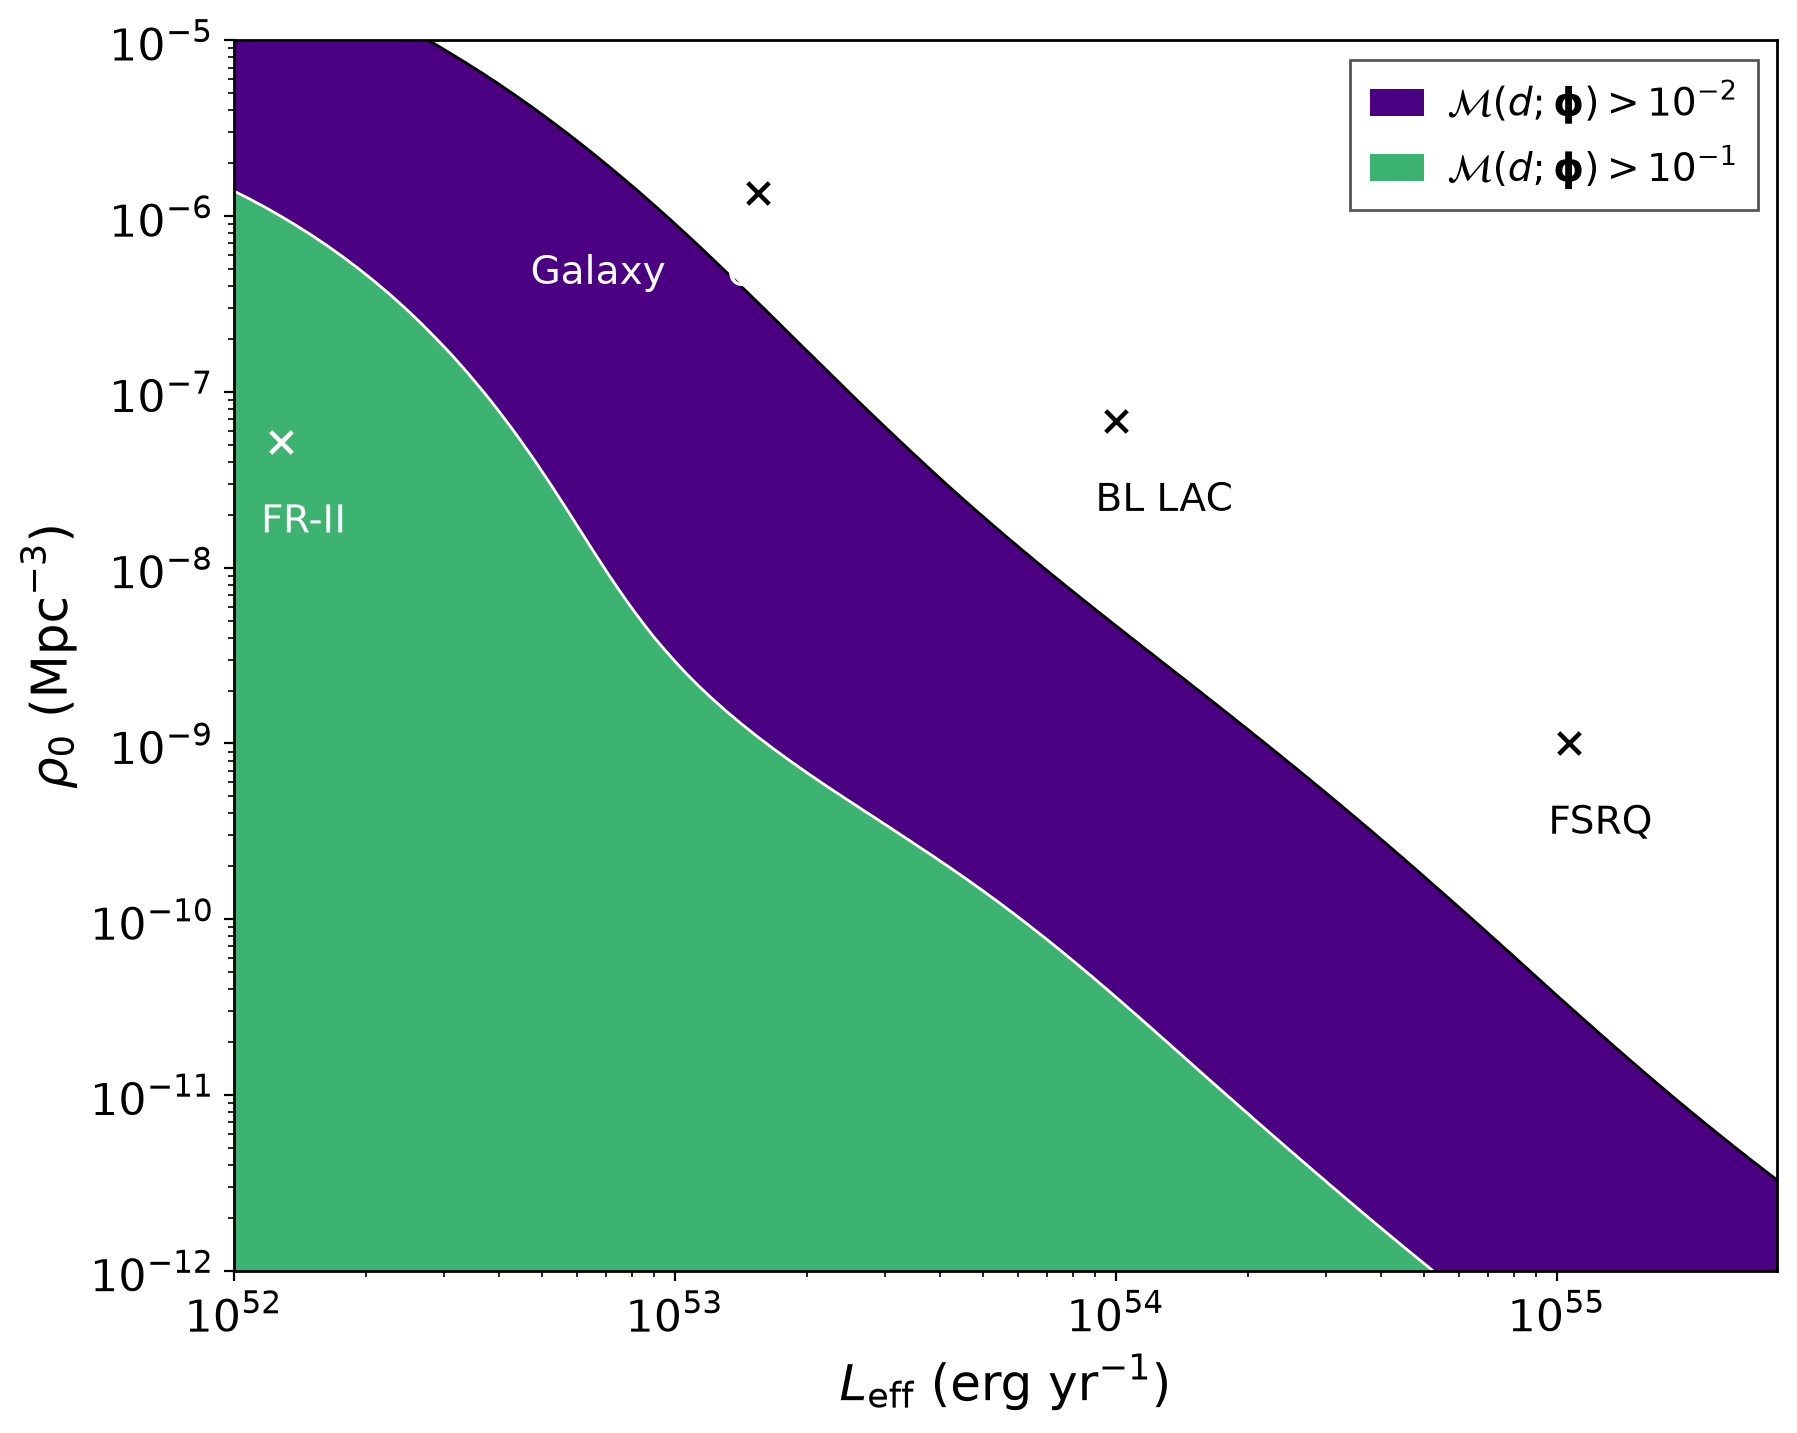

Here is the Python script that generated this plot:
#!/usr/bin/env python
"""
fig10.py — Regenerate Figure 10 of ApJ 893 (2020) 102 (arXiv:1909.08623)
from the IceCube 7-year NPTF posterior stored in clio-core.

Data source: clio-core runtime ingested via ice_omni.yaml, accessed through
cte_ice.py. No files are downloaded; all tables, attributes and text are read
from the running clio-core server via the CTE client.

Figure 10 shows the pointwise likelihood ratio M(d; phi) over the space of
standard-candle luminosity functions (rho0 vs Leff), with electromagnetic
source classes marked.  The calculation follows exactly the release's
example.py, but with every HDF5 read replaced by a clio-core tagged read.

Run:
  source ./clio_env.sh
  /tmp/claude-36126/-home-hyoklee-aurora/7e1b65af-7054-4a75-8def-00dce7042087/scratchpad/venv/bin/python fig10.py

Outputs fig10.png in this directory.
"""
import time
import numpy as np
import scipy.stats
import matplotlib
matplotlib.use("Agg")
import matplotlib.pyplot as plt
import matplotlib as mpl

import cte_ice as ci

# ---------------------------------------------------------------------------
# 1. Read data from clio-core and time it
# ---------------------------------------------------------------------------
ZIP = "20190904_Bayesian_posterior_for_IceCube_7-year_point-source_search_with_neutrino-count_statistics.zip"
BASE_TAG = f"ice/{ZIP}/posterior.h5"
ISO_TAG = f"{BASE_TAG}/Isotropic"
EXAMPLE_TAG = f"ice/{ZIP}/example.py"

t_wall_start = time.perf_counter()

t0 = time.perf_counter()
manifest = ci.manifest()
t_manifest = time.perf_counter() - t0
print(f"[timing] manifest() : {t_manifest:.4f} s  ({len(manifest)} objects)")

t0 = time.perf_counter()
root_attrs = ci.read_attributes(BASE_TAG)
t_root = time.perf_counter() - t0
print(f"[timing] read_attributes(root) : {t_root:.4f} s")
print(f"  root attrs: prior_ln_A={root_attrs['prior_ln_A']}, prior_ln_Fb={root_attrs['prior_ln_Fb']}, "
      f"prior_n1={root_attrs['prior_n1']}, prior_n2={root_attrs['prior_n2']}")
print(f"  units: {root_attrs['units_ln_A']}, {root_attrs['units_ln_Fb']}")

t0 = time.perf_counter()
samples = ci.read_table(ISO_TAG)
t_table = time.perf_counter() - t0
print(f"[timing] read_table(Isotropic) : {t_table:.4f} s  (N={len(samples)})")

t0 = time.perf_counter()
iso_attrs = ci.read_attributes(ISO_TAG)
t_iso_attrs = time.perf_counter() - t0
print(f"[timing] read_attributes(Isotropic) : {t_iso_attrs:.4f} s")
print(f"  P_log_evidence={iso_attrs['P_log_evidence']:.6f}")
print(f"  NP_log_evidence={iso_attrs['NP_log_evidence']:.6f}")

# optionally read example.py text to demonstrate read_text() (not used further)
t0 = time.perf_counter()
example_text = ci.read_text(EXAMPLE_TAG)
t_example = time.perf_counter() - t0
print(f"[timing] read_text(example.py) : {t_example:.4f} s  ({len(example_text)} bytes)")

total_read_time = t_manifest + t_root + t_table + t_iso_attrs + t_example
wall_read_time = time.perf_counter() - t_wall_start
print(f"[timing] total staged read time (sum) : {total_read_time:.4f} s")
print(f"[timing] wall-clock read time         : {wall_read_time:.4f} s")

# ---------------------------------------------------------------------------
# 2. Build posterior density estimate exactly as in example.py
# ---------------------------------------------------------------------------
# samples fields: ln_A, ln_Fb, loglikelihood, n1, n2
# The posterior is over the 4 NPTF source-count parameters (ln_A, ln_Fb, n1, n2).
# The samples are equally weighted MultiNest samples.
sample_array = np.vstack([
    samples["ln_A"],
    samples["ln_Fb"],
    samples["n1"],
    samples["n2"],
])

t0 = time.perf_counter()
posterior_estimate = scipy.stats.gaussian_kde(sample_array)
t_kde = time.perf_counter() - t0
print(f"[timing] gaussian_kde build : {t_kde:.4f} s  (bandwidth factor {posterior_estimate.factor:.4f})")

# Prior volume: product of uniform priors (Table 1 / Appendix A)
prior = (root_attrs["prior_ln_A"]
         * root_attrs["prior_ln_Fb"]
         * root_attrs["prior_n1"]
         * root_attrs["prior_n2"])
print(f"  prior (product) = {prior:.6e}  (log prior = {np.log(prior):.4f})")
# These correspond to priors uniform in:
#   ln_A in [~ln(??)] -> prior density 1/(range log A) = 0.03102
#   ln_Fb in [...]     -> 0.03948
#   n1 in [2,10]       -> 1/8 = 0.125
#   n2 in [-6,2]       -> 1/8 = 0.125

P_log_evidence = iso_attrs["P_log_evidence"]
NP_log_evidence = iso_attrs["NP_log_evidence"]

# ---------------------------------------------------------------------------
# 3. Define helpers identical to example.py
# ---------------------------------------------------------------------------

def compute_bayes_factor(params, post_estimate, param_prior):
    """ln B = ln p(d|A, NP)/p(d|P) for a point (A,Fb,n1,n2) in parameter space."""
    if isinstance(params, dict):
        params = [params[k] for k in ["ln_A", "ln_Fb", "n1", "n2"]]
    ln_model_evidence = NP_log_evidence + post_estimate.logpdf(params) - np.log(param_prior)
    ln_alternative_evidence = P_log_evidence
    return ln_model_evidence - ln_alternative_evidence


def compute_M_factor(params, post_estimate, param_prior, model_prior):
    """ln M(d; phi) as defined in Eq. 27 of the paper (example.py version)."""
    if isinstance(params, dict):
        params = [params[k] for k in ["ln_A", "ln_Fb", "n1", "n2"]]
    ln_model_evidence = NP_log_evidence + post_estimate.logpdf(params) - np.log(param_prior)
    ln_model_space = np.logaddexp(
        P_log_evidence + np.log(1 - model_prior),
        NP_log_evidence + np.log(model_prior),
    )
    ln_M_factor = ln_model_evidence + np.log(model_prior) - ln_model_space
    return ln_M_factor


# ---------------------------------------------------------------------------
# 4. Log Bayes factors for the two example models in example.py
# ---------------------------------------------------------------------------
model_params_example = dict(ln_A=np.log(1e16), ln_Fb=np.log(1e-12), n1=1.9, n2=-2)
model_params_example2 = dict(ln_A=np.log(1e17), ln_Fb=np.log(1e-13), n1=1.9, n2=-2)

for i, mp in enumerate([model_params_example, model_params_example2], start=1):
    ln_B = compute_bayes_factor(mp, posterior_estimate, prior)[0]
    ln_M = compute_M_factor(mp, posterior_estimate, prior, 0.5)[0]
    print(f"[BF] Model {i}: {mp}")
    print(f"     ln Bayes factor (NP/P) = {ln_B:.6f}  (B = {np.exp(ln_B):.4g})")
    print(f"     ln M (model_prior=0.5) = {ln_M:.6f}  (M = {np.exp(ln_M):.4g})")

# ---------------------------------------------------------------------------
# 5. Reproduce Figure 10 — standard-candle scan
# ---------------------------------------------------------------------------
# Paper Sec. V / App. A and example.py: standard candle with narrow log-normal
# luminosity function (width 0.01 dex) at median Leff, density rho0.
# FIRESONG conversion (example.py) for isotropic template, Planck 2015
# cosmology, SFR evolution from Hopkins & Beacom 2006:
#   log10 Fb = log10 Leff + (-13 - 52)   [Fb in cm^-2 s^-1 TeV^-1, Leff in erg/yr]
#   log10 A  = log10 rho0 + (18 - (-7))  [A in TeV cm^2 s ... via FIRESONG normalisation]
#   n1=1.9, n2=-2 are held fixed for the "standard candle" slice.
# The pointwise likelihood ratio M(d; phi) with phi=(N_ps, Fbar_ps) or
# equivalently (rho0, Leff) is evaluated on a 100x100 grid and contoured at
# M = 10^-2 and 10^-1 (ln M = -2 ln10, -1 ln10).

Leff_lims = np.array([52, 55.5])   # log10 Leff [erg/yr]
rho0_lims = np.array([-12, -5])    # log10 rho0 [Mpc^-3]

log10_Leff_points = np.linspace(*Leff_lims, num=100)
log10_rho0_points = np.linspace(*rho0_lims, num=100)

log10_Fb_points = log10_Leff_points + (-13 - 52)   # -65 dex shift
log10_A_points = log10_rho0_points + (18 - -7)     # +25 dex shift

ln_Fb_points = log10_Fb_points * np.log(10)
ln_A_points = log10_A_points * np.log(10)

ln_A_meshpoints, ln_Fb_meshpoints = np.meshgrid(ln_A_points, ln_Fb_points)
log10_rho0_meshpoints, log10_Leff_meshpoints = np.meshgrid(log10_rho0_points, log10_Leff_points)

N_eval = ln_A_meshpoints.size
posterior_evalpoints = np.vstack([
    ln_A_meshpoints.ravel(),
    ln_Fb_meshpoints.ravel(),
    1.9 * np.ones(N_eval),
    -2.0 * np.ones(N_eval),
])

t0 = time.perf_counter()
ln_M_meshpoints = compute_M_factor(posterior_evalpoints, posterior_estimate, prior, 0.5)
t_M = time.perf_counter() - t0
print(f"[timing] M-grid evaluation ({N_eval} points) : {t_M:.3f} s")
ln_M_mesh = ln_M_meshpoints.reshape(ln_A_meshpoints.shape)
print(f"  ln M range: [{ln_M_mesh.min():.2f}, {ln_M_mesh.max():.2f}]  "
      f"exp range: [{np.exp(ln_M_mesh.min()):.2e}, {np.exp(ln_M_mesh.max()):.2e}]")

cont_levels = [-2 * np.log(10), -1 * np.log(10), 1000]
cont_level_labels = [r"10^{-2}", r"10^{-1}", "max"]

# ---------------------------------------------------------------------------
# Plotting (no LaTeX dependency — use mathtext)
# ---------------------------------------------------------------------------
mpl.rcParams["figure.figsize"] = (10 / 1.1, 8 / 1.1)
mpl.rcParams["xtick.labelsize"] = 16
mpl.rcParams["ytick.labelsize"] = 16
mpl.rcParams["axes.labelsize"] = 18
mpl.rcParams["legend.fontsize"] = 14
mpl.rcParams["axes.linewidth"] = 1.0

fig, ax = plt.subplots()

X = np.power(10.0, log10_Leff_meshpoints)
Y = np.power(10.0, log10_rho0_meshpoints)

# Filled contours: indigo (excluded at 99%), mediumseagreen (90-99%), blue (allowed)
cmap_colors = ["indigo", "mediumseagreen", "dodgerblue"]
# Use the paper's palette; 'b' in example.py is standard blue — dodgerblue is visually close
contf = ax.contourf(X, Y, ln_M_mesh, levels=cont_levels, colors=cmap_colors, antialiased=True)
cont = ax.contour(X, Y, ln_M_mesh, levels=cont_levels, colors=["k", "white", "white"],
                  linewidths=[1.0, 1.0, 0.8])

# Legend matching example.py (proxy rectangles) — compatible with mpl >=3.8
# QuadContourSet no longer exposes .collections; use explicit color list.
proxy = [plt.Rectangle((0, 0), 1, 1, fc=c) for c in cmap_colors[:2]]
legend_labels = [r"$\mathcal{M}(d; \mathbf{\phi}) > " + lbl + r"$"
                 for lbl in cont_level_labels[:-1]]
leg = ax.legend(proxy, legend_labels, loc="upper right", fancybox=False, framealpha=0.95,
                handlelength=1.4, handletextpad=0.6, borderpad=0.5)
leg.get_frame().set_edgecolor("0.3")

# Electromagnetic standard-candle markers (from 1411.4385 via example.py)
candle_points_rho0, candle_points_Leff = np.array([
    [1.000000000000004e-9, 1.0642092440647181e+55],   # FSRQ
    [6.866488450043026e-8, 1e+54],                    # BL LAC
    [0.000001346640589965585, 1.545927736419466e+53], # Galaxy Clusters
    [5.179474679231223e-8, 1.282649830528052e+52],     # FR II
]).T

# First three markers dark on light background, last on dark background
ax.scatter(candle_points_Leff[:-1], candle_points_rho0[:-1], marker="x", c="black", s=60, linewidths=1.6, zorder=5)
ax.scatter(candle_points_Leff[-1], candle_points_rho0[-1], marker="x", c="white", s=60, linewidths=1.6, zorder=5)

annotations = [
    ("FSRQ", 0.9, 0.35, "black"),
    ("BL LAC", 0.9, 0.35, "black"),
    ("Galaxy Clusters", None, None, "white"),  # special two-line
    ("FR-II", 0.9, 0.35, "white"),
]
for i, (txt, xfac, yfac, col) in enumerate(annotations):
    if txt == "Galaxy Clusters":
        ax.annotate("Galaxy", (candle_points_Leff[i] * 0.305, candle_points_rho0[i] * 0.35),
                    fontsize=14, color="white", ha="left", va="center")
        ax.annotate("Clusters", (candle_points_Leff[i] * 0.85, candle_points_rho0[i] * 0.34),
                    fontsize=14, color="white", ha="left", va="center")
    else:
        ax.annotate(txt, (candle_points_Leff[i] * xfac, candle_points_rho0[i] * yfac),
                    fontsize=14, color=col, ha="left", va="center")

ax.set_xscale("log")
ax.set_yscale("log")
ax.set_xlim(np.power(10.0, Leff_lims[0]), np.power(10.0, Leff_lims[1]))
ax.set_ylim(np.power(10.0, rho0_lims[0]), np.power(10.0, rho0_lims[1]))
ax.set_xlabel(r"$L_{\mathrm{eff}}$ (erg yr$^{-1}$)")
ax.set_ylabel(r"$\rho_0$ (Mpc$^{-3}$)")

# Minor ticks for log axes for paper-like look
ax.xaxis.set_minor_locator(mpl.ticker.LogLocator(base=10, subs=np.arange(2, 10) * 0.1, numticks=20))
ax.yaxis.set_minor_locator(mpl.ticker.LogLocator(base=10, subs=np.arange(2, 10) * 0.1, numticks=20))

plt.tight_layout()
out_path = "fig10.png"
plt.savefig(out_path, dpi=200, bbox_inches="tight")
print(f"[output] saved {out_path}  ({mpl.rcParams['figure.figsize'][0]:.2f} x {mpl.rcParams['figure.figsize'][1]:.2f} in, dpi=200)")
plt.close()
